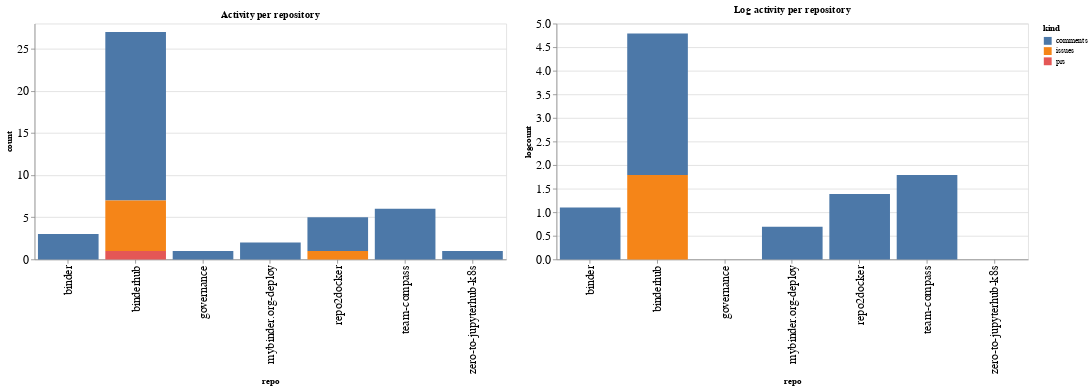

The notebook cell this image was saved under:
### Code cell
ch1 = alt.Chart(repo_summaries, width=600, title="Activity per repository").mark_bar().encode(
    x='repo',
    y='count',
    color='kind',
    tooltip="kind"
)

ch2 = alt.Chart(repo_summaries, width=600, title="Log activity per repository").mark_bar().encode(
    x='repo',
    y='logcount',
    color='kind',
    tooltip="kind"
)

ch1 | ch2

### Figure 1 — Vega-Lite specification as saved in the notebook (floating-point values rounded to 4 significant figures)
{"config": {"axisLeft": {"labelFontSize": 15}, "axisBottom": {"labelFontSize": 15}}, "hconcat": [{"mark": "bar", "encoding": {"color": {"type": "nominal", "field": "kind"}, "tooltip": {"type": "nominal", "field": "kind"}, "x": {"type": "nominal", "field": "repo"}, "y": {"type": "quantitative", "field": "count"}}, "title": "Activity per repository", "width": 600}, {"mark": "bar", "encoding": {"color": {"type": "nominal", "field": "kind"}, "tooltip": {"type": "nominal", "field": "kind"}, "x": {"type": "nominal", "field": "repo"}, "y": {"type": "quantitative", "field": "logcount"}}, "title": "Log activity per repository", "width": 600}], "data": {"name": "data-f869ce146f180df14d27f8b1e165cb87"}, "$schema": "https://vega.github.io/schema/vega-lite/v4.8.1.json", "datasets": {"data-f869ce146f180df14d27f8b1e165cb87": [{"repo": "binder", "kind": "comments", "count": 3, "logcount": 1.099}, {"repo": "binderhub", "kind": "comments", "count": 20, "logcount": 2.996}, {"repo": "binderhub", "kind": "issues", "count": 6, "logcount": 1.792}, {"repo": "binderhub", "kind": "prs", "count": 1, "logcount": 0.0}, {"repo": "governance", "kind": "comments", "count": 1, "logcount": 0.0}, {"repo": "mybinder.org-deploy", "kind": "comments", "count": 2, "logcount": 0.6931}, {"repo": "repo2docker", "kind": "comments", "count": 4, "logcount": 1.386}, {"repo": "repo2docker", "kind": "issues", "count": 1, "logcount": 0.0}, {"repo": "team-compass", "kind": "comments", "count": 6, "logcount": 1.792}, {"repo": "zero-to-jupyterhub-k8s", "kind": "comments", "count": 1, "logcount": 0.0}]}}
